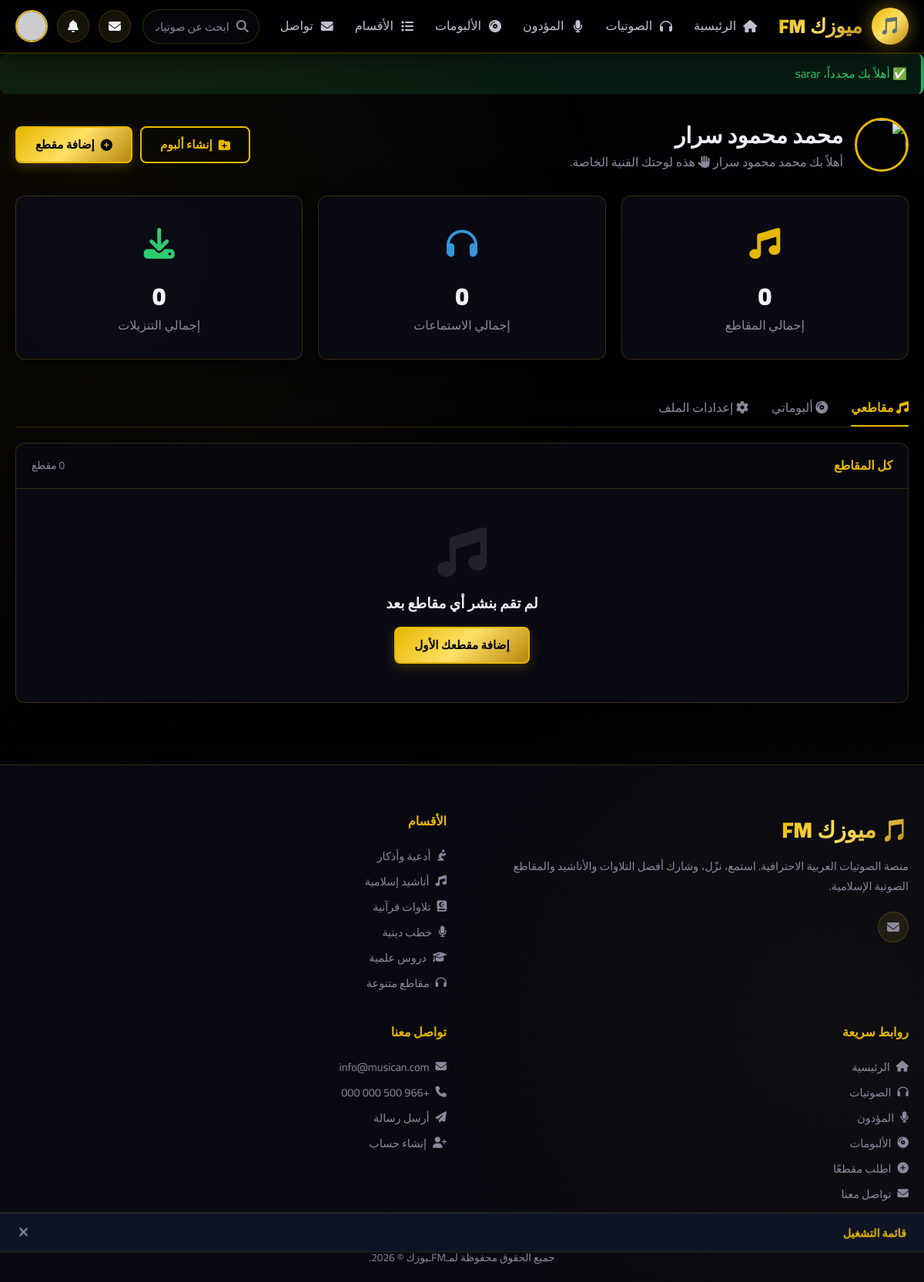
Page /performer-panel.php (signed in) on the committed database.
### tables this page shows
CREATE TABLE `users` (
  `id` int NOT NULL,
  `username` varchar(100) NOT NULL,
  `full_name` varchar(100) DEFAULT NULL,
  `email` varchar(255) NOT NULL,
  `password` varchar(255) NOT NULL,
  `role` enum('admin','performer','user') NOT NULL DEFAULT 'user',
  `avatar` varchar(255) DEFAULT NULL,
  `bio` text,
  `phone` varchar(50) DEFAULT NULL,
  `website` varchar(255) DEFAULT NULL,
  `reset_token` varchar(64) DEFAULT NULL,
  `reset_expires` datetime DEFAULT NULL,
  `is_active` tinyint(1) NOT NULL DEFAULT '1',
  `created_at` datetime NOT NULL DEFAULT CURRENT_TIMESTAMP,
  `updated_at` datetime DEFAULT NULL ON UPDATE CURRENT_TIMESTAMP
);

CREATE TABLE `categories` (
  `id` int NOT NULL,
  `name` varchar(255) NOT NULL,
  `slug` varchar(255) NOT NULL,
  `description` text,
  `icon` varchar(100) DEFAULT 'fa-music',
  `cover_image` varchar(255) DEFAULT NULL,
  `sort_order` int DEFAULT '0',
  `created_at` datetime NOT NULL DEFAULT CURRENT_TIMESTAMP
);

### includes/auth.php (called while the page is built, shortened)
<?php
function isLoggedIn(): bool {
    return isset($_SESSION['user_id']) && !empty($_SESSION['user_id']);
}
function getCurrentUser(): ?array {
    static $user = null;
    if ($user === null) {
        $db   = getDB();
        $stmt = $db->prepare("SELECT * FROM users WHERE id = ? AND is_active = 1");
        $stmt->execute([$_SESSION['user_id']]);
        $user = $stmt->fetch() ?: null;
    }
    return $user;
}

### performer-panel.php (the view, shortened to what this page needs)
<?php
require_once __DIR__ . '/includes/functions.php';
require_once __DIR__ . '/includes/auth.php';
require_once __DIR__ . '/includes/templates_loader.php';
$currentUser = getCurrentUser();
$db = getDB();
$stmt = $db->prepare("SELECT * FROM performers WHERE user_id = ?");
$stmt->execute([$currentUser['id']]);
$performer = $stmt->fetch();
if ($performer['name'] === $currentUser['username'] && !empty($currentUser['full_name'])) {
    $performer['name'] = $currentUser['full_name'];
}
$stats = $db->prepare("SELECT SUM(listens) as total_listens, SUM(downloads) as total_downloads, COUNT(*) as audios_count FROM audios WHERE performer_id = ?");
$stats->execute([$performer['id']]);
$perfStats = $stats->fetch();
$audios = getAudios(['performer_id' => $performer['id'], 'limit' => 50, 'order' => 'latest']);
$activeTab = $_GET['tab'] ?? 'audios';
require_once __DIR__ . '/includes/header.php';
?>
<div class="container" style="margin-top:30px; margin-bottom:50px;">
    <div style="display:flex; justify-content:space-between; align-items:center; margin-bottom:30px; gap:20px; flex-wrap:wrap;">
        <div style="display:flex; align-items:center; gap:15px;">
            <img src="<?= getImageUrl('performers', $performer['image']) ?>" alt="" style="width:70px; height:70px; border-radius:50%; object-fit:cover; border:3px solid var(--gold);">
            <div>
                <h1 style="font-size:1.8rem; font-weight:900;"><?= clean($performer['name']) ?></h1>
                <p style="color:var(--text-muted);">أهلاً بك <?= clean($currentUser['full_name'] ?: $currentUser['username']) ?> <i class="fas fa-hand"> </i> هذه لوحتك الفنية الخاصة.</p>
            </div>
        </div>
        <div style="display:flex; gap:10px;">
            <a href="<?= BASE_URL ?>/performer-albums.php?action=add" class="btn btn-outline">
                <i class="fas fa-folder-plus"></i> إنشاء ألبوم
            </a>
            <a href="<?= BASE_URL ?>/performer-audios.php?action=add" class="btn btn-gold">
                <i class="fas fa-plus-circle"></i> إضافة مقطع
            </a>
        </div>
    </div>
    <div class="grid grid-3" style="gap:20px; margin-bottom:40px;">
        <div class="card" style="text-align:center; padding:30px;">
            <div style="font-size:2.5rem; color:var(--gold); margin-bottom:10px;"><i class="fas fa-music"></i></div>
            <div style="font-size:2rem; font-weight:900;"><?= formatNumber($perfStats['audios_count'] ?? 0) ?></div>
            <div style="color:var(--text-muted);">إجمالي المقاطع</div>
        </div>
        <div class="card" style="text-align:center; padding:30px;">
            <div style="font-size:2.5rem; color:#3498db; margin-bottom:10px;"><i class="fas fa-headphones"></i></div>
            <div style="font-size:2rem; font-weight:900;"><?= formatNumber($perfStats['total_listens'] ?? 0) ?></div>
            <div style="color:var(--text-muted);">إجمالي الاستماعات</div>
        </div>
        <div class="card" style="text-align:center; padding:30px;">
            <div style="font-size:2.5rem; color:#2ecc71; margin-bottom:10px;"><i class="fas fa-download"></i></div>
            <div style="font-size:2rem; font-weight:900;"><?= formatNumber($perfStats['total_downloads'] ?? 0) ?></div>
            <div style="color:var(--text-muted);">إجمالي التنزيلات</div>
        </div>
    </div>
    <div class="tabs" style="margin-bottom:20px; border-bottom:1px solid var(--border); display:flex; gap:30px;">
        <a href="?tab=audios" style="padding:10px 0; text-decoration:none; color:<?= $activeTab == 'audios' ? 'var(--gold)' : 'var(--text-muted)' ?>; border-bottom: 2px solid <?= $activeTab == 'audios' ? 'var(--gold)' : 'transparent' ?>; font-weight:<?= $activeTab == 'audios' ? '700' : '400' ?>;">
            <i class="fas fa-music"></i> مقاطعي
        </a>
        <a href="?tab=albums" style="padding:10px 0; text-decoration:none; color:<?= $activeTab == 'albums' ? 'var(--gold)' : 'var(--text-muted)' ?>; border-bottom: 2px solid <?= $activeTab == 'albums' ? 'var(--gold)' : 'transparent' ?>; font-weight:<?= $activeTab == 'albums' ? '700' : '400' ?>;">
            <i class="fas fa-compact-disc"></i> ألبوماتي
        </a>
        <a href="?tab=settings" style="padding:10px 0; text-decoration:none; color:<?= $activeTab == 'settings' ? 'var(--gold)' : 'var(--text-muted)' ?>; border-bottom: 2px solid <?= $activeTab == 'settings' ? 'var(--gold)' : 'transparent' ?>; font-weight:<?= $activeTab == 'settings' ? '700' : '400' ?>;">
            <i class="fas fa-cog"></i> إعدادات الملف
        </a>
    </div>
    <?php if ($activeTab == 'audios'): ?>
        <div class="card">
            <div class="card-header" style="display:flex; justify-content:space-between; align-items:center;">
                <h2 class="card-title-sm">كل المقاطع</h2>
                <span style="font-size:0.85rem; color:var(--text-muted);"><?= count($audios) ?> مقطع</span>
            </div>
            <div class="card-body" style="padding:0;">
                <?php if (empty($audios)): ?>
                    <div style="padding:50px; text-align:center;">
                        <i class="fas fa-music" style="font-size:4rem; opacity:0.1; margin-bottom:20px;"></i>
                        <h3>لم تقم بنشر أي مقاطع بعد</h3>
                        <a href="<?= BASE_URL ?>/performer-audios.php?action=add" class="btn btn-gold" style="margin-top:15px;">إضافة مقطعك الأول</a>
                    </div>
                <?php endif; ?>
            </div>
        </div>
    <?php endif; ?>
</div>
<?php require_once __DIR__ . '/includes/footer.php'; ?>

### includes/footer.php (shortened to what this page needs)
<?php
$footerText      = getSetting('footer_text', 'جميع الحقوق محفوظة © موسيكان');
$contactEmail    = getSetting('contact_email', '');
$contactPhone    = getSetting('contact_phone', '');
$siteName        = getSetting('site_name', 'موسيكان');
$footerCategories = getCategories();
?>
<footer class="site-footer">
    <div class="container">
        <div class="footer-grid">
            <div class="footer-brand">
                <div class="logo-text">🎵 <?= clean($siteName) ?></div>
                <p class="footer-desc">منصة الصوتيات العربية الاحترافية. استمع، نزّل، وشارك أفضل التلاوات والأناشيد والمقاطع الصوتية الإسلامية.</p>
                <div class="social-links">
                    <?php if ($contactEmail): ?>
                        <a href="mailto:<?= clean($contactEmail) ?>" class="social-link" title="البريد الإلكتروني"><i class="fas fa-envelope"></i></a>
                    <?php endif; ?>
                </div>
            </div>
            <div>
                <h3 class="footer-title">الأقسام</h3>
                <ul class="footer-links">
                    <?php foreach (array_slice($footerCategories, 0, 6) as $cat): ?>
                        <li>
                            <a href="<?= BASE_URL ?>/category.php?slug=<?= urlencode($cat['slug']) ?>">
                                <i class="fas <?= $cat['icon'] ?? 'fa-music' ?>"></i>
                                <?= clean($cat['name']) ?>
                            </a>
                        </li>
                    <?php endforeach; ?>
                </ul>
            </div>
            <div>
                <h3 class="footer-title">روابط سريعة</h3>
                <ul class="footer-links">
                    <li><a href="<?= BASE_URL ?>/"><i class="fas fa-home"></i> الرئيسية</a></li>
                    <li><a href="<?= BASE_URL ?>/player.php"><i class="fas fa-headphones"></i> الصوتيات</a></li>
                    <li><a href="<?= BASE_URL ?>/performer.php"><i class="fas fa-microphone"></i> المؤدون</a></li>
                    <li><a href="<?= BASE_URL ?>/album.php"><i class="fas fa-compact-disc"></i> الألبومات</a></li>
                    <li><a href="<?= BASE_URL ?>/request_audio.php"><i class="fas fa-plus-circle"></i> اطلب مقطعًا</a></li>
                    <li><a href="<?= BASE_URL ?>/contact.php"><i class="fas fa-envelope"></i> تواصل معنا</a></li>
                </ul>
            </div>
            <div>
                <h3 class="footer-title">تواصل معنا</h3>
                <ul class="footer-links">
                    <?php if ($contactEmail): ?>
                        <li><a href="mailto:<?= clean($contactEmail) ?>"><i class="fas fa-envelope"></i> <?= clean($contactEmail) ?></a></li>
                    <?php endif; ?>
                    <?php if ($contactPhone): ?>
                        <li><a href="tel:<?= clean($contactPhone) ?>"><i class="fas fa-phone"></i> <?= clean($contactPhone) ?></a></li>
                    <?php endif; ?>
                    <li><a href="<?= BASE_URL ?>/contact.php"><i class="fas fa-paper-plane"></i> أرسل رسالة</a></li>
                    <?php if (getSetting('allow_register', '1') === '1'): ?>
                        <li><a href="<?= BASE_URL ?>/register.php"><i class="fas fa-user-plus"></i> إنشاء حساب</a></li>
                    <?php endif; ?>
                </ul>
            </div>
        </div>
        <div class="footer-bottom">
            <p><?= clean($footerText) ?></p>
        </div>
    </div>
</footer>
<?php require_once ROOT_PATH . '/includes/floating_player.php'; ?>
</body>
</html>

### assets/css/main.css (style rules this page uses)
:root { --primary: #1a1a2e; --secondary: #16213e; --accent: #0f3460; --gold: #d4af37; --gold-light: #f0d060; --gold-dark: #a8860a; --text: #e8e8f0; --text-muted: #9090a8; --text-dark: #c0c0d0; --border: rgba(212, 175, 55, 0.2); --card-bg: rgba(22, 33, 62, 0.8); --card-hover: rgba(15, 52, 96, 0.6); --input-bg: rgba(26, 26, 46, 0.8); --success: #27ae60; --error: #e74c3c; --warning: #f39c12; --info: #3498db; --gradient-1: linear-gradient(135deg, #1a1a2e 0%, #16213e 50%, #0f3460 100%); --gradient-gold: linear-gradient(135deg, #d4af37 0%, #f0d060 50%, #a8860a 100%); --shadow: 0 8px 32px rgba(0, 0, 0, 0.4); --shadow-gold: 0 0 20px rgba(212, 175, 55, 0.3); --radius: 12px; --radius-sm: 8px; --radius-lg: 20px; --transition: all 0.3s cubic-bezier(0.4, 0, 0.2, 1); --player-h: 90px; }
*, *::before, *::after { box-sizing: border-box; margin: 0; padding: 0; }
html { scroll-behavior: smooth; font-size: 16px; }
body { font-family: 'Cairo', 'Tajawal', sans-serif; background: var(--primary); color: var(--text); direction: rtl; text-align: right; min-height: 100vh; line-height: 1.6; overflow-x: hidden; }
body::before { content: ''; position: fixed; inset: 0; background: radial-gradient(ellipse at 20% 50%, rgba(212, 175, 55, 0.05) 0%, transparent 50%), radial-gradient(ellipse at 80% 20%, rgba(15, 52, 96, 0.15) 0%, transparent 50%); pointer-events: none; z-index: 0; }
a { color: var(--gold); text-decoration: none; transition: var(--transition); }
img { max-width: 100%; height: auto; }
.container { width: 100%; max-width: 1300px; margin: 0 auto; padding: 0 20px; position: relative; z-index: 1; }
.logo-text { font-size: 1.6rem; font-weight: 900; background: var(--gradient-gold); -webkit-background-clip: text; -webkit-text-fill-color: transparent; background-clip: text; }
.grid { display: grid; gap: 20px; }
.grid-3 { grid-template-columns: repeat(3, 1fr); }
.btn { display: inline-flex; align-items: center; justify-content: center; gap: 8px; padding: 10px 24px; border-radius: var(--radius-sm); font-family: inherit; font-size: 0.95rem; font-weight: 600; cursor: pointer; transition: var(--transition); border: 2px solid transparent; text-decoration: none; white-space: nowrap; }
.btn-gold { background: var(--gradient-gold); color: var(--primary); border-color: var(--gold); }
.btn-outline { background: transparent; color: var(--gold); border-color: var(--gold); }
.card { background: var(--card-bg); border: 1px solid var(--border); border-radius: var(--radius); overflow: hidden; }
.card-header { padding: 16px 20px; border-bottom: 1px solid var(--border); display: flex; align-items: center; justify-content: space-between; background: rgba(0, 0, 0, 0.2); }
.card-title-sm { font-size: 1rem; font-weight: 700; display: flex; align-items: center; gap: 8px; color: var(--gold); }
.card-body { padding: 20px; }
.site-footer { background: rgba(10, 10, 20, 0.95); border-top: 1px solid var(--border); padding: 60px 0 20px; margin-top: 80px; }
.footer-grid { display: grid; grid-template-columns: 2fr 1fr 1fr 1fr; gap: 40px; margin-bottom: 40px; }
.footer-brand .logo-text { font-size: 1.8rem; font-weight: 900; background: var(--gradient-gold); -webkit-background-clip: text; -webkit-text-fill-color: transparent; background-clip: text; display: inline-block; margin-bottom: 12px; }
.footer-desc { color: var(--text-muted); font-size: 0.9rem; line-height: 1.8; margin-bottom: 20px; }
.social-links { display: flex; gap: 10px; }
.social-link { width: 40px; height: 40px; background: rgba(212, 175, 55, 0.1); border: 1px solid var(--border); border-radius: 50%; display: flex; align-items: center; justify-content: center; color: var(--text-muted); transition: var(--transition); }
.footer-title { font-size: 1rem; font-weight: 700; color: var(--gold); margin-bottom: 20px; }
.footer-links { list-style: none; display: flex; flex-direction: column; gap: 10px; }
.footer-links a { color: var(--text-muted); font-size: 0.9rem; display: flex; align-items: center; gap: 8px; }
.footer-bottom { border-top: 1px solid var(--border); padding-top: 20px; text-align: center; color: var(--text-muted); font-size: 0.85rem; }
@media (max-width: 1200px) { .footer-grid { grid-template-columns: 1fr 1fr; } }

### rows in the picture
users: full_name "محمد محمود سرار"
categories: name "أدعية وأذكار"
categories: name "أناشيد إسلامية"
categories: name "تلاوات قرآنية"
categories: name "خطب دينية"
categories: name "دروس علمية"
categories: name "مقاطع متنوعة"

### other values in the picture
$siteName "ميوزك FM"
$icon "✅"
$flash['message'] "أهلاً بك مجدداً، sarar"
$performer['name'] "محمد محمود سرار"
formatNumber($perfStats['audios_count'] ?? 0) "0"
formatNumber($perfStats['total_listens'] ?? 0) "0"
formatNumber($perfStats['total_downloads'] ?? 0) "0"
$contactEmail "info@musican.com"
$contactPhone "+966 500 000 000"
$footerText "جميع الحقوق محفوظة لمـFMـيوزك © 2026."
